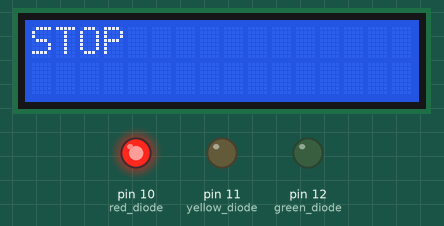
Simulated run of this sketch. Board: Arduino Uno, built with avr-gcc and run on an emulated ATmega328P. Parts: 16×2 character LCD, output pins drawn as LEDs (lit = HIGH).

Above: at 0.1 s.
At 3.1 s:
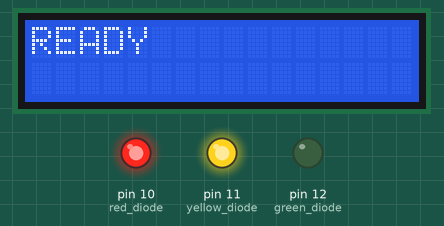
At 6.1 s:
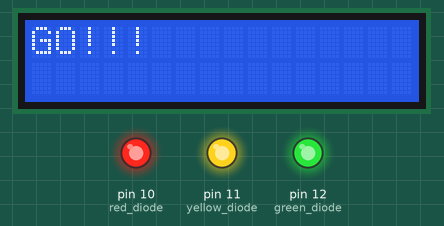
Timing chart, 0 to 130.0 s (numbered marks = the images above):
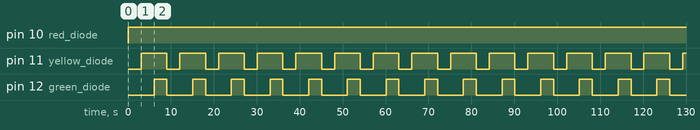

The sketch:

zad_3.ino
```cpp
/*
W zadaniu tym za pomocą wyświetlacza i diod zasymulujemy sygnalizację świetlną.
Program ma zaczynać się od zaświeconej czerwonej diody i napisu "STOP"
Po 3 sek ma zaświecić się dioda czerwona i żółta z napisem "READY"
Po kolejnych 3 sekundach mają zaświecić się wszystkie i powinien pojawić się napis "GO!!!"
*/

#include <LiquidCrystal.h>

#define red_diode 10
#define green_diode 12
#define yellow_diode 11

LiquidCrystal lcd(2, 3, 4, 5, 6, 7);

void setup() {
  pinMode(red_diode, OUTPUT);
  pinMode(green_diode, OUTPUT);
  pinMode(yellow_diode, OUTPUT);

  // Startowe ustawienie stanu niskiego na pinach, aby
  // upewnić się, że będą wyłączone
  digitalWrite(red_diode, LOW);
  digitalWrite(green_diode, LOW);
  digitalWrite(yellow_diode, LOW);

 lcd.begin(16, 2);
 lcd.setCursor(0,0);
}

void loop() {
  lcd.clear();
  lcd.print("STOP  ");
  digitalWrite(red_diode, HIGH);
  digitalWrite(yellow_diode, LOW);
  digitalWrite(green_diode, LOW);

  delay(3000);

  lcd.clear();
  lcd.print("READY  ");
  digitalWrite(red_diode, HIGH);
  digitalWrite(yellow_diode, HIGH);
  digitalWrite(green_diode, LOW);

  delay(3000);

  lcd.clear();
  lcd.print("GO!!!  ");
  digitalWrite(red_diode, HIGH);
  digitalWrite(yellow_diode, HIGH);
  digitalWrite(green_diode, HIGH);

  delay(3000);
}
```

Measured:
- by itself, pin 10 (red_diode): LOW → HIGH at 0.07 s
- by itself, pin 11 (yellow_diode): alternates HIGH for 6.0 s and LOW for 3.0 s
- by itself, pin 12 (green_diode): alternates HIGH for 3.0 s and LOW for 6.0 s
- what the display in image 1 shows lasts 3.0 s, from 3.1 s to 6.1 s
